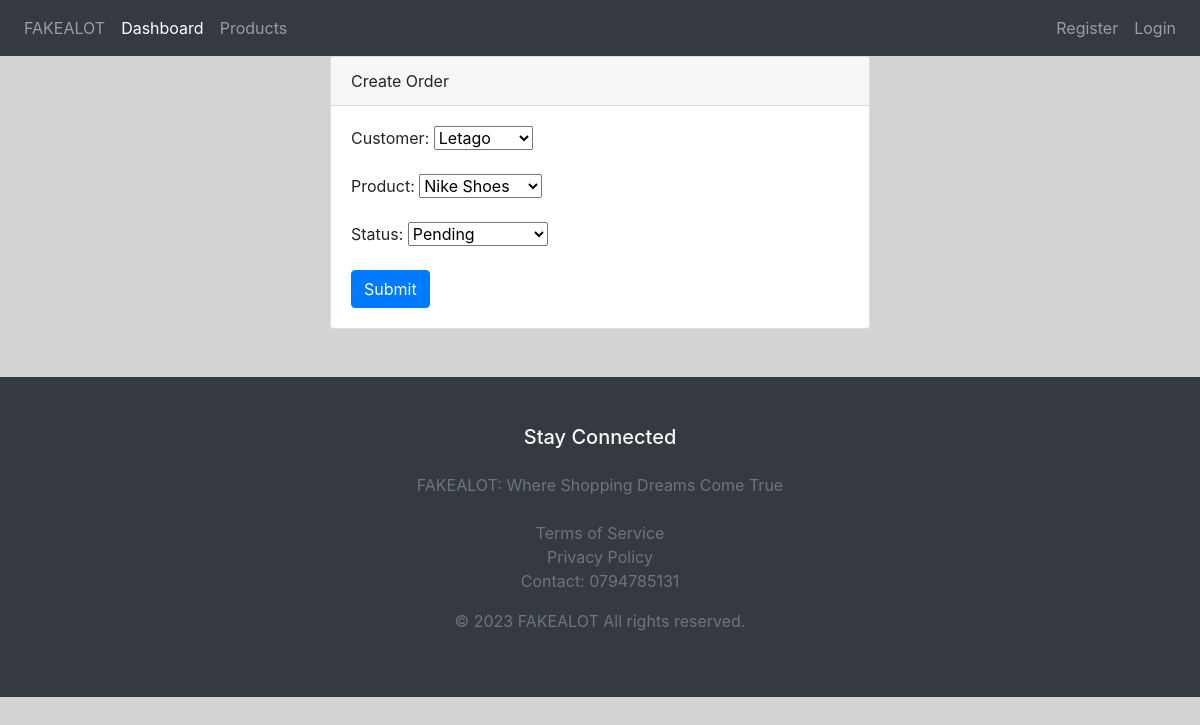
Screenshot of /update_order/25/ with the database file from the repository.
### accounts/models.py (models this page shows, shortened)
class Order(models.Model):
    STATUS = (
    ('Pending', 'Pending'),
    ('Out for delivery', 'Out for delivery'),
    ('Delivered', 'Delivered'),
)
    customer = models.ForeignKey(Customer, null = True, on_delete = models.SET_NULL)
    product = models.ForeignKey(Product, null = True, on_delete = models.SET_NULL)
    date_created = models.DateTimeField(auto_now_add = True, null = True)
    status = models.CharField(max_length = 200, null = True, choices = STATUS)

### accounts/views.py (the view)
# urls.py: path('update_order/<str:pk>/', views.updateOrder, name = 'update_order'),
def updateOrder(request, pk):
    order = Order.objects.get(id = pk)
    form = OrderForm(instance = order)
    if request.method == "POST":
        form = OrderForm(request.POST, isinstance)
        if form.is_valid():
            form.save()
            return redirect('home')
    context = {'form': form}
    return render(request, 'accounts/order_form.html', context)

### accounts/forms.py
class OrderForm(ModelForm):
    class Meta:
        model = Order
        fields = '__all__'

### accounts/models.py (called while the page is built)
    def __str__(self):
        return self.name

    def __str__(self):
        return self.name

### accounts/templates/accounts/order_form.html (shortened to what this page needs)
{% extends 'accounts/main.html' %}
{% block content %}
<div class="container">
    <div class="row justify-content-center">
        <div class="col-md-6">
            <div class="card create-order-form">
                <div class="card-header">Create Order</div>
                <div class="card-body">
                    <form action="" method="POST">
                        <div class="form-group">
                            {{ form.as_p }}
                        </div>
                        <button type="submit" class="btn btn-primary">Submit</button>
                    </form>
                </div>
            </div>
        </div>
    </div>
</div>
{% endblock %}

### accounts/templates/accounts/main.html (style rules this page uses)
.custom-body { background-color: lightgrey; }

### rows the page displays
Order: customer "Letago", product "Nike Shoes", status "Pending"
